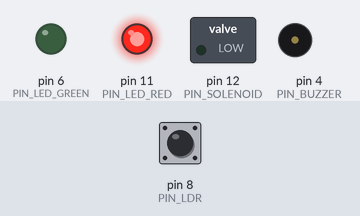
Simulated run of this sketch. Board: Arduino Uno, built with avr-gcc and run on an emulated ATmega328P. Shown: switched loads named in the sketch (green lamp = pin HIGH), output pins drawn as LEDs (lit = HIGH), buzzer (waves = sounding, pin HIGH). The inputs (shaded band) are chosen by the test bench; at power-on: pin 8 (PIN_LDR) HIGH. What the sketch prints to the serial monitor is not drawn.

Above: at 1.2 s.
1.3 s: pin 8 (PIN_LDR) pulled LOW for 1 s
Timing chart, 0 to 4.3 s (numbered marks = the images above; inputs shaded):
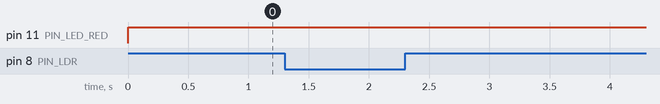

Measured:
- after the input at 1.3 s, every drawn part: stays the same

The sketch:

luminous_link.ino
```cpp
// Luminous Link: a Li-Fi smart lock.
//
// An LDR watches for a light frame from a phone (screen or torch):
// a long preamble flash, then 20 short/long flashes carrying a 16-bit PIN and
// a 4-bit checksum. The preamble sets the timing unit, so fast and slow
// transmitters both work. Matching PIN -> the solenoid opens for a few seconds.
//
// The protocol is specified and unit-tested in web/protocol.js.

#include "config.h"

const uint8_t  FRAME_BITS      = 20;
const uint32_t PREAMBLE_MIN_MS = 240;   // 6 units at 40 ms
const uint32_t PREAMBLE_MAX_MS = 2400;  // 6 units at 400 ms
const uint8_t  DEBOUNCE_MS     = 8;

// Sensor
bool     light      = false;  // debounced
bool     rawLight   = false;
uint32_t rawSince   = 0;
uint32_t levelSince = 0;

// Frame being received
bool     receiving = false;
uint32_t unitMs    = 0;
uint32_t frame     = 0;
uint8_t  bitCount  = 0;

// Lock
uint8_t  failures     = 0;
bool     isOpen       = false;
uint32_t openUntil    = 0;
bool     lockedOut    = false;
uint32_t lockoutUntil = 0;

bool reached(uint32_t now, uint32_t deadline) {
  return (int32_t)(now - deadline) >= 0;  // safe across millis() rollover
}

uint8_t checksum(uint16_t pin) {
  return ((pin >> 12) ^ (pin >> 8) ^ (pin >> 4) ^ pin ^ 0x5) & 0xF;
}

void unlock(uint32_t now) {
  isOpen = true;
  openUntil = now + UNLOCK_HOLD_MS;
  tone(PIN_BUZZER, 2000, 150);
  Serial.println(F("access granted"));
}

void finishFrame(uint32_t now) {
  receiving = false;
  uint16_t pin = frame >> 4;

  if ((frame & 0xF) != checksum(pin)) {
    Serial.println(F("checksum mismatch, frame dropped"));
    return;
  }
  if (lockedOut) {
    Serial.println(F("ignored: locked out"));
    return;
  }
  if (pin == ACCESS_PIN) {
    failures = 0;
    unlock(now);
    return;
  }
  if (++failures >= MAX_ATTEMPTS) {
    failures = 0;
    lockedOut = true;
    lockoutUntil = now + LOCKOUT_MS;
    tone(PIN_BUZZER, 1800, 1500);
    Serial.println(F("too many wrong PINs, locked out"));
    return;
  }
  tone(PIN_BUZZER, 300, 400);
  Serial.print(F("access denied, attempts left: "));
  Serial.println(MAX_ATTEMPTS - failures);
}

// Called each time the light goes off, with how long it was on.
void onPulse(uint32_t ms, uint32_t now) {
  if (receiving && ms <= 4 * unitMs) {
    if (ms * 10 < 4 * unitMs) return;                  // < 0.4 unit: glitch
    frame = (frame << 1) | (ms * 4 > 7 * unitMs ? 1 : 0);  // > 1.75 units = 1
    if (++bitCount == FRAME_BITS) finishFrame(now);
    return;
  }
  if (ms >= PREAMBLE_MIN_MS && ms <= PREAMBLE_MAX_MS) {
    receiving = true;
    unitMs = ms / 6;
    frame = 0;
    bitCount = 0;
    Serial.print(F("sync, unit "));
    Serial.print(unitMs);
    Serial.println(F(" ms"));
  } else {
    receiving = false;
  }
}

void updateOutputs(uint32_t now) {
  if (isOpen && reached(now, openUntil)) isOpen = false;
  if (lockedOut && reached(now, lockoutUntil)) lockedOut = false;

  digitalWrite(PIN_SOLENOID, isOpen ? HIGH : LOW);
  digitalWrite(PIN_LED_GREEN, isOpen || (receiving && light) ? HIGH : LOW);
  bool redOn = lockedOut ? (now / 125) % 2 : !isOpen;  // blink while locked out
  digitalWrite(PIN_LED_RED, redOn ? HIGH : LOW);
}

void setup() {
  Serial.begin(9600);
  pinMode(PIN_LDR, INPUT_PULLUP);
  pinMode(PIN_SOLENOID, OUTPUT);
  pinMode(PIN_BUZZER, OUTPUT);
  pinMode(PIN_LED_GREEN, OUTPUT);
  pinMode(PIN_LED_RED, OUTPUT);
  Serial.println(F("Luminous Link ready"));
}

void loop() {
  uint32_t now = millis();

  bool raw = digitalRead(PIN_LDR) == LDR_LIGHT_LEVEL;
  if (raw != rawLight) {
    rawLight = raw;
    rawSince = now;
  }
  if (raw != light && now - rawSince >= DEBOUNCE_MS) {
    if (light) onPulse(rawSince - levelSince, rawSince);
    light = raw;
    levelSince = rawSince;
  }

  if (receiving && !light && now - levelSince > 4 * unitMs) {
    receiving = false;
    Serial.println(F("signal lost"));
  }

  updateOutputs(now);
}
```

config.h
```cpp
#pragma once
#include <Arduino.h>

// ---- Pins (same wiring as the TECHSCAPE 2024 prototype) ----
const uint8_t PIN_LDR       = 8;   // LDR module digital output (D0)
const uint8_t PIN_SOLENOID  = 12;  // MOSFET gate -> 12 V solenoid lock
const uint8_t PIN_BUZZER    = 4;
const uint8_t PIN_LED_GREEN = 6;   // "open"
const uint8_t PIN_LED_RED   = 11;  // "closed"

// Most LM393 LDR modules pull D0 LOW when light is above the threshold set by
// the trim pot. Flip this if your module works the other way round.
const uint8_t LDR_LIGHT_LEVEL = LOW;

// ---- Access ----
const uint16_t ACCESS_PIN     = 2024;   // 0000-9999, change before you deploy
const uint8_t  MAX_ATTEMPTS   = 3;      // wrong PINs before lockout
const uint32_t LOCKOUT_MS     = 30000;
const uint32_t UNLOCK_HOLD_MS = 3000;   // how long the bolt stays retracted
```
